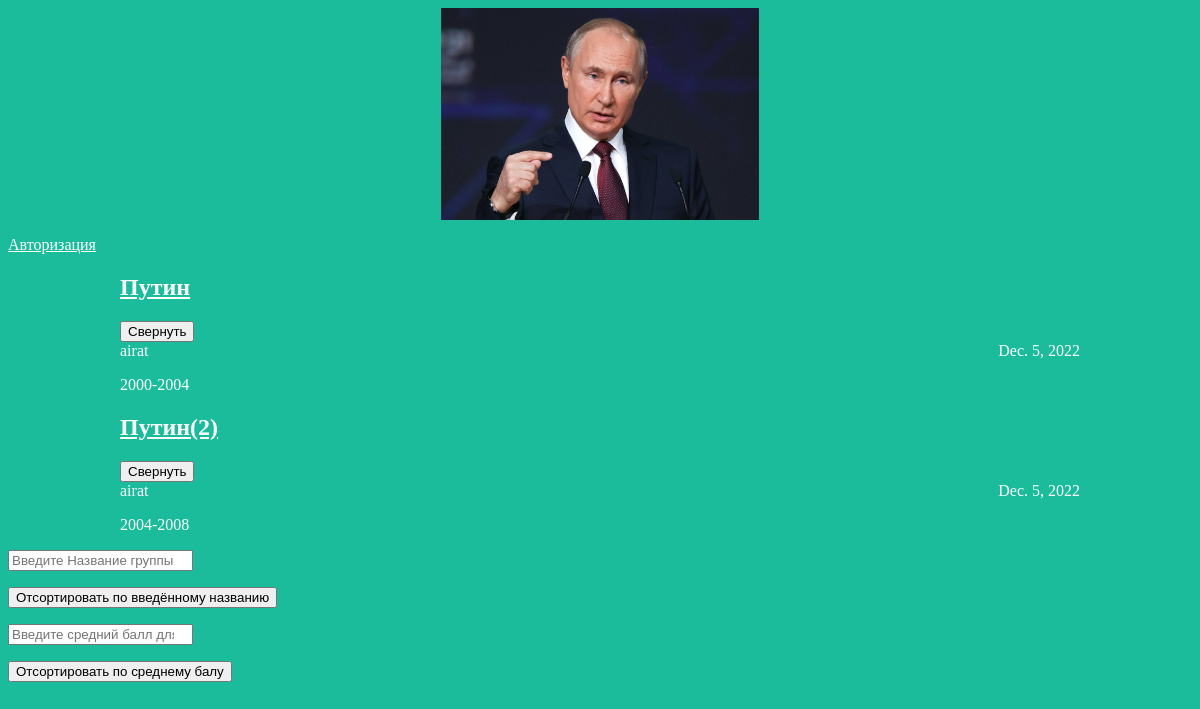
The page / on the database its author committed.
### articles/models.py (models this page shows, shortened)
class Article(models.Model):
    title = models.CharField(max_length=200)
    author = models.ForeignKey(User, on_delete=models.CASCADE)
    text = models.TextField()
    created_date = models.DateField(auto_now_add=True)
    def get_excerpt(self):
        return self.text[:140] + "..." if len(self.text) > 140 else self.text

### articles/views.py (the view)
# urls.py: path('', views.archive, name='blog'),
def archive(request):
    if request.user.is_authenticated:
        links_list = [
            {"text":"Выход из аккаунта", "ref":"logout/"}, {"text":"Создать статью", "ref":"article/new/"}
        ]
    else:
        links_list = [
            {"text":"Авторизация", "ref":"login/"}
        ]
    return render(request, 'archive.html', {"posts": Article.objects.all(), "links_list": links_list})

### articles/templates/archive.html (shortened to what this page needs)
<!DOCTYPE html>
<html>
<head>
    <link rel="stylesheet" href="{{ STATIC_URL}}/static/archive.css">
</head>
<body>
    <div class="header">
        <div>
            <img src="{{ STATIC_URL }}/static/putin.jpg"/>
        </div>
        <div class="navigation">
            {% for description in links_list %}
                <p><a href="{{ description.ref }}">{{ description.text }}</a></p>
            {% endfor %}
        </div>
    </div>
    <form name="Archive" class="archive">
        {% for post in posts %}
        <div class="one-post">
            <div class="Link">
                <a href="/article/{{post.id}}"><h2 class="post-title"><srtong>{{ post.title }}<srtong /></h2></a>
                <input type="button" value="Свернуть" class="hide_btn" name="Shown" id="{{post.id}}">
            </div>
            <div class="article-content">
                <div class="article-info">
                    <div class="article-author">{{ post.author.username }}</div>
                    <div class="article-created-date">{{ post.created_date }}</div>
                </div>
                <p class="article-text">{{ post.get_excerpt }}</p>
            </div>
        </div>
        {% endfor %}
    </form>
    <form name = "Solution">
        <p><input type="text" placeholder="Введите Название группы" value="" class = "input_sell" name="Group_Name"></p>
        <p><input type="button" value = "Отсортировать по введённому названию" class="Sort" name = "Grp_srt"></p>
        <p><input type="number" placeholder = "Введите средний балл для сортировки" value="" class = "input_sell" name="Average_Grade"></p>
        <p><input type="button" value = "Отсортировать по среднему балу" class="Sort" name = "Grade_srt"></p>
    </form>
</body>
</html>

### articles/static/archive.css (style rules this page uses)
body { background: #1abc9c; font-family: Tahoma; color: #ffffff; }
.header img { display: block; width: 318px; margin-left: auto; margin-right: auto; }
.archive { width: 960px; margin-left: auto; margin-right: auto; }
.article-author { width: 50%; float: left; }
.article-created-date { text-align: right; }
a:link, a:visited, a:active, a:focus { color: #ffffff; }

### rows shown on the page
Article: title "Путин", author.username "airat", created_date "Dec. 5, 2022", get_excerpt "2000-2004"
Article: title "Путин(2)", author.username "airat", created_date "Dec. 5, 2022", get_excerpt "2004-2008"

### other values the page prints
{{ description.text }} "Авторизация"
